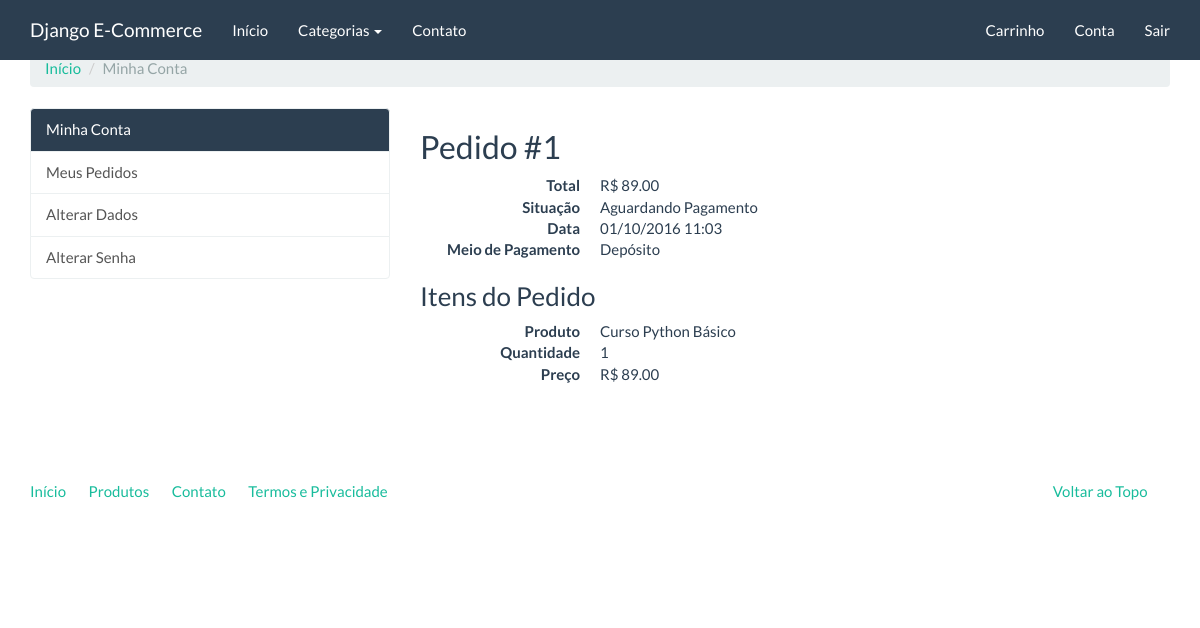
The page /compras/meus-pedidos/1/ (signed in) on the database its author committed.
### checkout/models.py (models this page shows, shortened)
class Order(models.Model):
    STATUS_CHOICE = (
        (0, 'Aguardando Pagamento'),
        (1, 'Concluída'),
        (2, 'Cancelada'),
    )
    PAYMENT_OPTION_CHOICES = (
        ('deposit', 'Depósito'),
        ('pagseguro', 'PagSeguro'),
        ('paypal', 'Paypal'),
        ('gerencianet', 'GerenciaNet'),
    )
    user = models.ForeignKey(settings.AUTH_USER_MODEL, verbose_name='Usuário')
    status = models.IntegerField('Situação', choices=STATUS_CHOICE, default=0, blank=True)
    payment_option = models.CharField('Opção de Pagamento', choices=PAYMENT_OPTION_CHOICES, max_length=20, default='deposit')
    created = models.DateTimeField('Criado em', auto_now_add=True)
    modified = models.DateTimeField('Modificado em', auto_now=True)
    objects = OrderManager()
    class Meta:
        verbose_name = 'Pedido'
        verbose_name_plural = 'Pedidos'
    def total(self):
        aggregate_queryset = self.items.aggregate(
            total=models.Sum(models.F('price') * models.F('quantity'), output_field=models.DecimalField())
        )
        return aggregate_queryset['total']
    def pagseguro(self):
        if settings.PAGSEGURO_SANDBOX:
            pg = PagSeguro(
                email=settings.PAGSEGURO_EMAIL,
                token=settings.PAGSEGURO_TOKEN,
                config=Config()
            )
        else:
            pg = PagSeguro(
                email=settings.PAGSEGURO_EMAIL,
                token=settings.PAGSEGURO_TOKEN,
            )
        pg.sender = {
            'email': self.user.email
        }
        pg.reference_prefix = None
        pg.shipping = None
        pg.reference = self.pk
        for item in self.items.all():
            pg.items.append(
                {
                    'id': item.product.pk,
                    'description': item.product.name,
                    'quantity': item.quantity,
                    'amount': '%.2f' % item.price
                }
            )
        return pg
    def gerencianet(self):
        credentials = {
            'client_id': settings.GERENCIANET_CLIENT_ID,
            'client_secret': settings.GERENCIANET_CLIENT_SECRET,
            'sandbox': settings.GERENCIANET_SANDBOX
        }
        gn = Gerencianet(credentials)
        return gn

class OrderItem(models.Model):
    order = models.ForeignKey(Order, verbose_name='Pedido', related_name='items')
    product = models.ForeignKey('catalog.Product', verbose_name='Produto')
    quantity = models.PositiveIntegerField('Quantidade', default=1)
    price = models.DecimalField('Preço', decimal_places=2, max_digits=8)
    class Meta:
        verbose_name = 'Item do pedido'
        verbose_name_plural = 'Itens dos pedidos'

### catalog/models.py (models this page shows, shortened)
class Product(models.Model):
	name = models.CharField('Nome', max_length=100)
	slug = models.SlugField('Identificador', max_length=100)
	category = models.ForeignKey('catalog.Category', verbose_name='Categoria')
	description = models.TextField('Descrição', blank=True)
	price = models.DecimalField('Preço', decimal_places=2, max_digits=8)
	created = models.DateTimeField('Criado em', auto_now_add=True)
	modified = models.DateTimeField('Modificado em', auto_now=True)
	class Meta:
		verbose_name = 'Produto'
		verbose_name_plural = 'Produtos'
		ordering = ['name']
	def __str__(self):
		return self.name

### checkout/views.py (the view)
class OrderDetailView(LoginRequiredMixin, DetailView):
    template_name = 'checkout/order_detail.html'
    def get_queryset(self):
        return Order.objects.filter(user=self.request.user)

### catalog/context_processors.py (called while the page is built)
def categories(request):
	return {
		'categories': Category.objects.all()
	}

### catalog/models.py (called while the page is built)
	def get_absolute_url(self):
		return reverse('catalog:category', kwargs={'slug': self.slug})

### checkout/templates/checkout/order_detail.html (shortened to what this page needs)
{% extends 'accounts/index.html' %}
{% block accounts_container %}
	<h2>Pedido #{{ order.pk }}</h2>
	<dl class="dl-horizontal">
	 <dt>Total </dt>
	 <dd>R$ {{ object.total | floatformat:"2" }}</dd>
	 <dt>Situação</dt>
	 <dd>{{ object.get_status_display }}</dd>
	 <dt>Data</dt>
	 <dd>{{ object.created|date:"d/m/Y H:i"}}</dd>
	 <dt>Meio de Pagamento</dt>
	 <dd>{{ object.get_payment_option_display }}</dd>
	</dl>
	<h3>Itens do Pedido</h3>
	{% for item in object.items.all %}
		<dl class="dl-horizontal">
			<dt>Produto</dt>
			<dd>{{ item.product }}</dd>
			<dt>Quantidade</dt>
			<dd>{{ item.quantity }}</dd>
			<dt>Preço</dt>
			<dd>R$ {{ item.price|floatformat:"2" }}
		</dl>
	{% endfor %}
{% endblock %}

### rows shown on the page
Order: pk "1", total "89.00", status "Aguardando Pagamento", created "01/10/2016 11:03", payment_option "Depósito"
OrderItem: product "Curso Python Básico", quantity "1", price "89.00"
